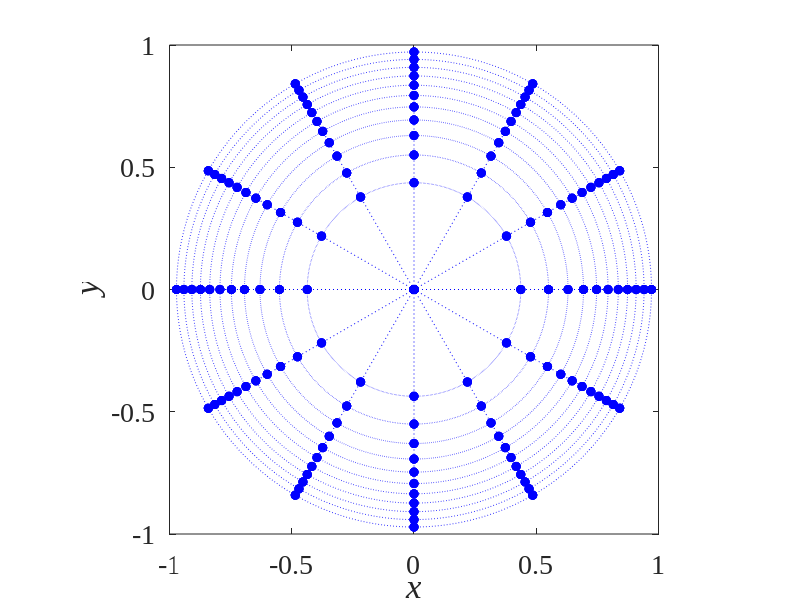

MATLAB code to generate this figure:
close all;
clear all;
clc;
figure;
M=12;
s=3;
for u=0:1:M-1,
    t=0:pi/1000:2*pi;
    r=(u/M)^(1/s);
    plot(r*cos(t),r*sin(t),'b:');
    hold on
end;
Points=0:2*pi/M:2*pi-eps;
for u=1:1:length(Points), 
    plot([0,(((M-1)/M)^(1/s))*cos(Points(u))],[0,(((M-1)/M)^(1/s))*sin(Points(u))],'b:');
    hold on
end;
axis equal
axis([-1 1 -1 1])
u=0:1:M-1;
v=0:1:M-1;

[u,v]=meshgrid(u,v);
x=(u./M).^(1/s).*cos(2*pi*v./M);
y=(u./M).^(1/s).*sin(2*pi*v./M);
plot(x,y,'bo','MarkerSize',6,'MarkerFaceColor','b');
hold on
plot(-x,-y,'bo','MarkerSize',6,'MarkerFaceColor','b');
hold on
plot(-x,y,'bo','MarkerSize',6,'MarkerFaceColor','b');
hold on
plot(x,-y,'bo','MarkerSize',6,'MarkerFaceColor','b');

set(gca,'XTick',-1:0.5:1,'FontSize',20,'Fontname','Times New Roman');
set(gca,'YTick',-1:0.5:1,'FontSize',20,'Fontname','Times New Roman');
xlabel('\itx','Fontsize',25,'Fontname','Times New Roman'); 
ylabel('\ity','Fontsize',25,'Fontname','Times New Roman'); 
set(gcf, 'position', [0 0 470 450]);

